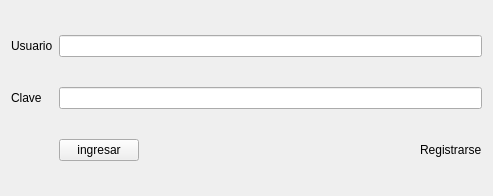
<?xml version="1.0" encoding="UTF-8"?>
<ui version="4.0">
 <class>Login</class>
 <widget class="QWidget" name="Login">
  <property name="geometry">
   <rect>
    <x>0</x>
    <y>0</y>
    <width>493</width>
    <height>196</height>
   </rect>
  </property>
  <property name="windowTitle">
   <string>Login</string>
  </property>
  <layout class="QGridLayout" name="gridLayout">
   <item row="2" column="1">
    <widget class="QPushButton" name="pbIngresar">
     <property name="text">
      <string>ingresar</string>
     </property>
    </widget>
   </item>
   <item row="1" column="0">
    <widget class="QLabel" name="lClave">
     <property name="text">
      <string>Clave</string>
     </property>
    </widget>
   </item>
   <item row="0" column="0">
    <widget class="QLabel" name="lUsuario">
     <property name="text">
      <string>Usuario</string>
     </property>
    </widget>
   </item>
   <item row="2" column="2">
    <spacer name="horizontalSpacer">
     <property name="orientation">
      <enum>Qt::Horizontal</enum>
     </property>
     <property name="sizeHint" stdset="0">
      <size>
       <width>40</width>
       <height>20</height>
      </size>
     </property>
    </spacer>
   </item>
   <item row="2" column="3">
    <widget class="MiLabel" name="lRegistrarse">
     <property name="text">
      <string>Registrarse</string>
     </property>
    </widget>
   </item>
   <item row="1" column="1" colspan="3">
    <widget class="QLineEdit" name="leClave"/>
   </item>
   <item row="0" column="1" colspan="3">
    <widget class="QLineEdit" name="leUsuario"/>
   </item>
  </layout>
 </widget>
 <customwidgets>
  <customwidget>
   <class>MiLabel</class>
   <extends>QLabel</extends>
   <header>milabel.h</header>
  </customwidget>
 </customwidgets>
 <resources/>
 <connections/>
</ui>
